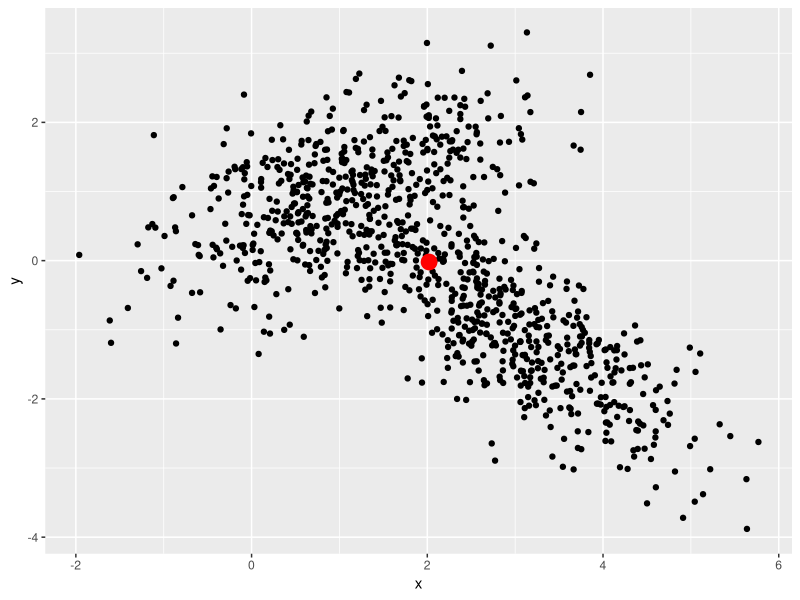

This chart was generated by the following R code:
# モンテカルロ積分
#
# 重心を求める
# p(x) : N([1,1],[1 0.4 0.4 0.7]) + N([3,-1],[1 -0.7 -0.7 0.9])
# h(x) : x
# E[h(x)] : xの期待値＝重心？

library(ggplot2)
library(mvtnorm)
N=1000

sample <- rbind( rmvnorm( N/2, c(1,1),  matrix(c(1, 0.4, 0.4,0.7),2,2) ),
                 rmvnorm( N/2, c(3,-1), matrix(c(1,-0.7,-0.7,0.9),2,2) ) )
h_x <- sample
E_x <- apply(h_x,2,sum)/N
print( E_x )

plot.data = data.frame( x=sample[,1], y=sample[,2] )
gp = ggplot( plot.data )
gp = gp + geom_point( aes( x=x, y=y ) )
gp = gp + annotate( "point", x=E_x[1], y=E_x[2], col="red", size=5 )
print( gp )
